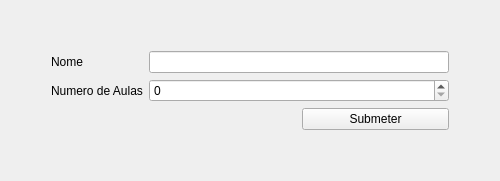
            <widget class="QWidget" name="materia1">
             <layout class="QGridLayout" name="gridLayout_10">
              <item row="1" column="1">
               <layout class="QGridLayout" name="gridLayout_6">
                <item row="1" column="0">
                 <widget class="QLabel" name="materia_lbl_aulas">
                  <property name="text">
                   <string>Numero de Aulas</string>
                  </property>
                 </widget>
                </item>
                <item row="0" column="0">
                 <widget class="QLabel" name="materia_lbl_nome">
                  <property name="text">
                   <string>Nome</string>
                  </property>
                 </widget>
                </item>
                <item row="1" column="1" colspan="2">
                 <widget class="QSpinBox" name="materia_input_aulas">
                  <property name="maximum">
                   <number>500</number>
                  </property>
                 </widget>
                </item>
                <item row="0" column="1" colspan="2">
                 <widget class="QLineEdit" name="materia_input_nome">
                  <property name="minimumSize">
                   <size>
                    <width>300</width>
                    <height>0</height>
                   </size>
                  </property>
                 </widget>
                </item>
                <item row="2" column="2">
                 <widget class="QPushButton" name="materia_submeter">
                  <property name="minimumSize">
                   <size>
                    <width>100</width>
                    <height>0</height>
                   </size>
                  </property>
                  <property name="maximumSize">
                   <size>
                    <width>150</width>
                    <height>16777215</height>
                   </size>
                  </property>
                  <property name="text">
                   <string>Submeter</string>
                  </property>
                 </widget>
                </item>
               </layout>
              </item>
              <item row="1" column="2">
               <spacer name="horizontalSpacer_8">
                <property name="orientation">
                 <enum>Qt::Horizontal</enum>
                </property>
                <property name="sizeHint" stdset="0">
                 <size>
                  <width>40</width>
                  <height>20</height>
                 </size>
                </property>
               </spacer>
              </item>
              <item row="1" column="0">
               <spacer name="horizontalSpacer_7">
                <property name="orientation">
                 <enum>Qt::Horizontal</enum>
                </property>
                <property name="sizeHint" stdset="0">
                 <size>
                  <width>40</width>
                  <height>20</height>
                 </size>
                </property>
               </spacer>
              </item>
              <item row="0" column="1">
               <spacer name="verticalSpacer_9">
                <property name="orientation">
                 <enum>Qt::Vertical</enum>
                </property>
                <property name="sizeHint" stdset="0">
                 <size>
                  <width>20</width>
                  <height>40</height>
                 </size>
                </property>
               </spacer>
              </item>
              <item row="2" column="1">
               <spacer name="verticalSpacer_10">
                <property name="orientation">
                 <enum>Qt::Vertical</enum>
                </property>
                <property name="sizeHint" stdset="0">
                 <size>
                  <width>20</width>
                  <height>40</height>
                 </size>
                </property>
               </spacer>
              </item>
             </layout>
            </widget>
